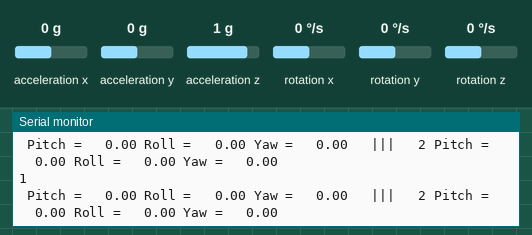
This sketch was run on a simulated Arduino Uno, built with avr-gcc and run on an emulated ATmega328P. On the bench: the last lines printed to the serial monitor. The inputs (shaded band) are chosen by the test bench; at power-on: rotation x 0 °/s, rotation y 0 °/s, rotation z 0 °/s, acceleration x 0 g, acceleration y 0 g, acceleration z 1 g.

Above: at 1.2 s.
1.3 s: rotation x set to -192 °/s
At 1.9 s:
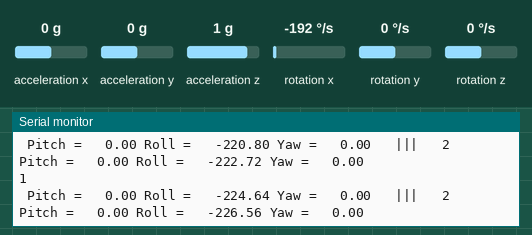
4.3 s: rotation y set to -192 °/s
At 5.4 s:
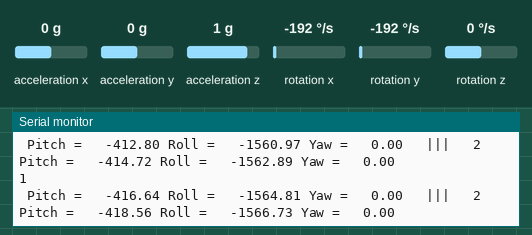
7.3 s: rotation z set to -192 °/s
At 8.4 s:
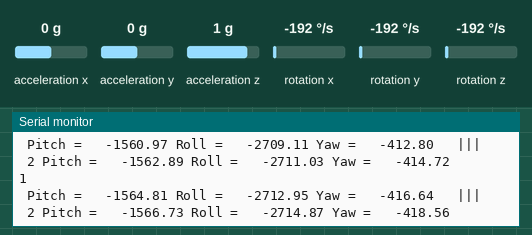
10.3 s: rotation z set to 192 °/s
At 11.2 s:
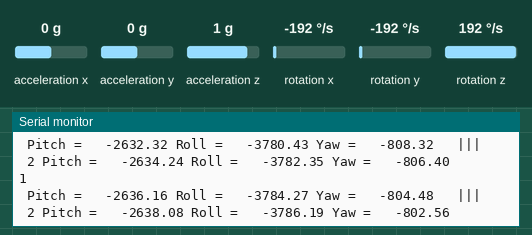
Timing chart, 0 to 12.5 s (numbered marks = the images above; inputs shaded):
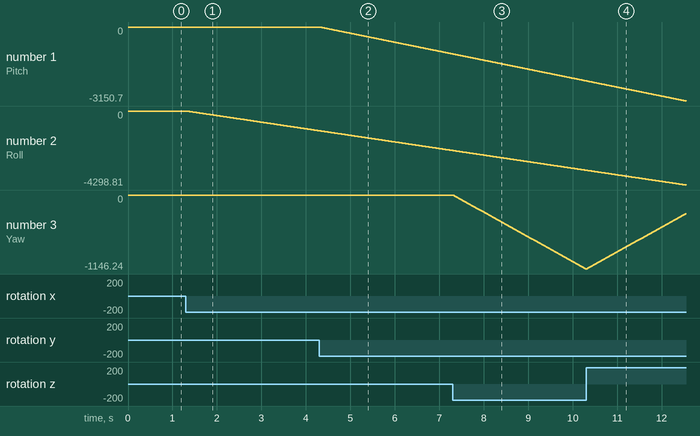

Measured:
- after the input at 1.3 s, the serial monitor: prints a new line at once (image 1)
- plotted number 2: 0 → -1146.24 after the input at 1.3 s

The sketch:

gyro_angle_mpu_magic.ino
```cpp
/*
    MPU6050 Triple Axis Gyroscope & Accelerometer. Pitch & Roll & Yaw Gyroscope Example.
    Read more: http://www.jarzebski.pl/arduino/czujniki-i-sensory/3-osiowy-zyroskop-i-akcelerometr-mpu6050.html
    GIT: https://github.com/jarzebski/Arduino-MPU6050
    Web: http://www.jarzebski.pl
    (c) 2014 by Korneliusz Jarzebski
*/

#include <Wire.h>
#include <MPU6050.h>

#define first 0x69
#define second 0x68

MPU6050 mpu;
MPU6050 mpu1;


// Timers
unsigned long timer = 0;
float timeStep = 0.01;

// Pitch, Roll and Yaw values
float pitch = 0;
float roll = 0;
float yaw = 0;

void setup()
{
  Serial.begin(115200);

  // Initialize MPU6050
  // while(!mpu.begin(MPU6050_SCALE_2000DPS, MPU6050_RANGE_2G))
  // {
  //   Serial.println("Could not find a valid MPU6050 sensor, check wiring!");
  //   delay(500);
  // }
  mpu.begin(MPU6050_SCALE_2000DPS, MPU6050_RANGE_2G, first);
  mpu1.begin(MPU6050_SCALE_2000DPS, MPU6050_RANGE_2G, second);
  // Calibrate gyroscope. The calibration must be at rest.
  // If you don't want calibrate, comment this line.
  mpu.calibrateGyro();
  mpu1.calibrateGyro();

  // Set threshold sensivty. Default 3.
  // If you don't want use threshold, comment this line or set 0.
  mpu.setThreshold(3);
  mpu1.setThreshold(3);
}

void loop()
{
  timer = millis();

  // Read normalized values
  Vector norm = mpu.readNormalizeGyro();
  Vector norm1 = mpu1.readNormalizeGyro();


  // Calculate Pitch, Roll and Yaw
  // pitch = pitch + norm.YAxis * timeStep;
  // roll = roll + norm.XAxis * timeStep;
  // yaw = yaw + norm.ZAxis * timeStep;
  Serial.println("1");
  calc(norm);
  Serial.print("\t ||| \t");
  Serial.print("2");
  calc(norm1);
  Serial.println("");


  // Output raw
  // Serial.print(" Pitch = ");
  // Serial.print(pitch);
  // Serial.print(" Roll = ");
  // Serial.print(roll);
  // Serial.print(" Yaw = ");
  // Serial.println(yaw);

  // Wait to full timeStep period
  delay((timeStep*1000) - (millis() - timer));
}

void calc(Vector normies){
    pitch = pitch + normies.YAxis * timeStep;
    roll = roll + normies.XAxis * timeStep;
    yaw = yaw + normies.ZAxis * timeStep;
    Serial.print(" Pitch = \t");
    Serial.print(pitch);
    Serial.print(" Roll = \t");
    Serial.print(roll);
    Serial.print(" Yaw = \t");
    Serial.print(yaw);
  }
```
